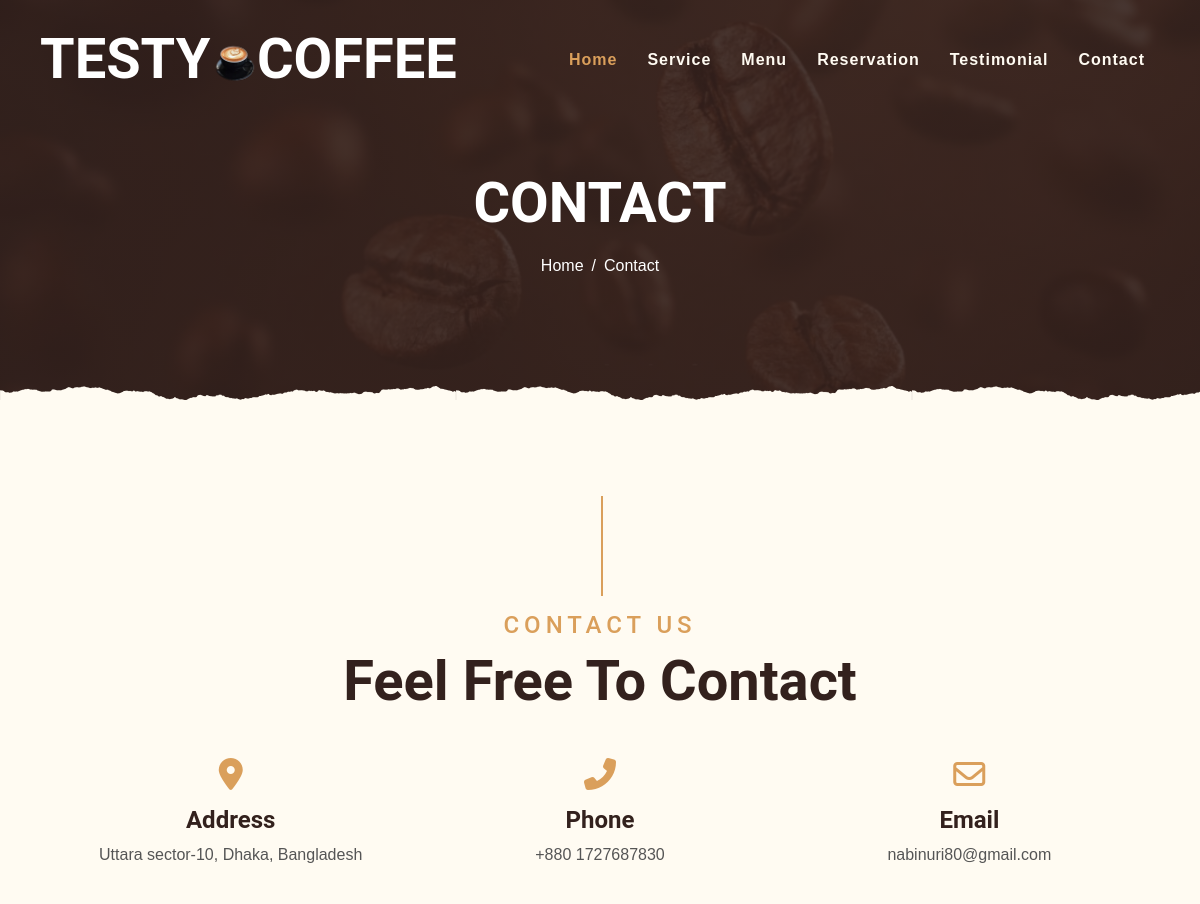
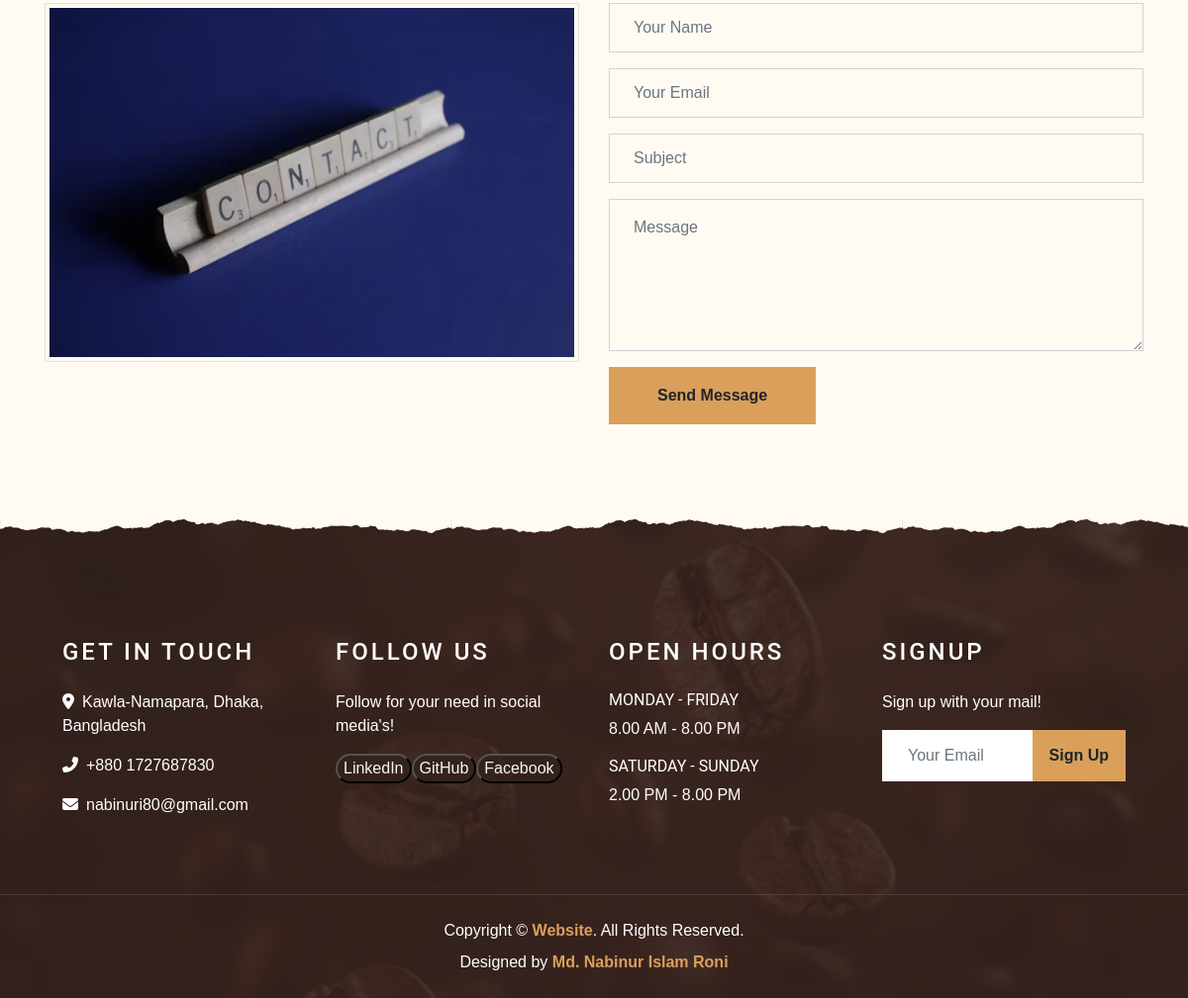
Page /contact/ on the committed database (2 pictures, top to bottom).
### header/models.py (models this page shows)
class All(models.Model):
    title=models.CharField(max_length=100,null=True,default=None,blank=True)
    favicon=models.ImageField(upload_to="",null=True,default=None,blank=True)
    logotext1=models.CharField(max_length=100,null=True,default=None,blank=True)
    logoimg=models.ImageField(upload_to="",null=True,default=None,blank=True)
    logotext2=models.CharField(max_length=100,null=True,default=None,blank=True)
    nav1=models.CharField(max_length=100,null=True,default=None,blank=True)
    nav2=models.CharField(max_length=100,null=True,default=None,blank=True)
    nav3=models.CharField(max_length=100,null=True,default=None,blank=True)
    nav4=models.CharField(max_length=100,null=True,default=None,blank=True)
    nav5=models.CharField(max_length=100,null=True,default=None,blank=True)
    nav6=models.CharField(max_length=100,null=True,default=None,blank=True)

### contact/models.py (models this page shows)
class Continfo(models.Model):
    name=models.CharField(max_length=150,null=True,default=None,blank=True)
    nav1=models.CharField(max_length=150,null=True,default=None,blank=True)
    slash=models.CharField(max_length=150,null=True,default=None,blank=True)
    nav6=models.CharField(max_length=150,null=True,default=None,blank=True)
    name1=models.CharField(max_length=150,null=True,default=None,blank=True)
    title1=models.CharField(max_length=300,null=True,default=None,blank=True)
    title2=models.CharField(max_length=300,null=True,default=None,blank=True)
    title3=models.CharField(max_length=300,null=True,default=None,blank=True)
    title4=models.CharField(max_length=300,null=True,default=None,blank=True)
    addr=models.CharField(max_length=300,null=True,default=None,blank=True)
    phone=models.CharField(max_length=300,null=True,default=None,blank=True)
    email=models.EmailField(max_length=100,null=True,default=None,blank=True)
    img=models.ImageField(upload_to="",null=True,default=None,blank=True)

class Conlast(models.Model):
    hol1=models.CharField(max_length=150,null=True,default=None,blank=True)
    hol2=models.CharField(max_length=150,null=True,default=None,blank=True)
    hol3=models.CharField(max_length=150,null=True,default=None,blank=True)
    hol4=models.CharField(max_length=150,null=True,default=None,blank=True)
    button=models.CharField(max_length=150,null=True,default=None,blank=True)

### footer/models.py (models this page shows)
class Allinfo(models.Model):
    title1=models.CharField(max_length=150,null=True,default=None,blank=True)
    addr=models.CharField(max_length=150,null=True,default=None,blank=True)
    phone=models.CharField(max_length=150,null=True,default=None,blank=True)
    email=models.EmailField(max_length=150,null=True,default=None,blank=True)
    title2=models.CharField(max_length=150,null=True,default=None,blank=True)
    text1=models.CharField(max_length=150,null=True,default=None,blank=True)
    link1=models.CharField(max_length=150,null=True,default=None,blank=True)
    link2=models.CharField(max_length=150,null=True,default=None,blank=True)
    link3=models.CharField(max_length=150,null=True,default=None,blank=True)
    title3=models.CharField(max_length=150,null=True,default=None,blank=True)
    week1=models.CharField(max_length=150,null=True,default=None,blank=True)
    shift1=models.CharField(max_length=150,null=True,default=None,blank=True)
    week2=models.CharField(max_length=150,null=True,default=None,blank=True)
    shift2=models.CharField(max_length=150,null=True,default=None,blank=True)
    title4=models.CharField(max_length=150,null=True,default=None,blank=True)
    text2=models.CharField(max_length=150,null=True,default=None,blank=True)
    placeholder=models.CharField(max_length=150,null=True,default=None,blank=True)
    button=models.CharField(max_length=150,null=True,default=None,blank=True)

class Designation(models.Model):
    copyright=models.CharField(max_length=150,null=True,default=None,blank=True)
    website=models.CharField(max_length=150,null=True,default=None,blank=True)
    text=models.CharField(max_length=150,null=True,default=None,blank=True)
    design=models.CharField(max_length=150,null=True,default=None,blank=True)
    name=models.CharField(max_length=150,null=True,default=None,blank=True)

### extratest/views.py (the view, shortened to what this page needs)
# urls.py: path('contact/',views.contact,name="contact"),
def contact(request):
    all = All.objects.first()
    allinfo = Allinfo.objects.first()
    d = Designation.objects.first()
    info = Continfo.objects.first()
    last = Conlast.objects.first()
    data = {
        'all': all,
        'allinfo': allinfo,
        'd': d,
        'info': info,
        'last':last,
    }
    return render(request, 'contact.html', data)

### template/contact.html (shortened to what this page needs)
{% extends 'base.html' %}
{% block content %}
    <div class="container-fluid page-header mb-5 position-relative overlay-bottom">
        <div class="d-flex flex-column align-items-center justify-content-center pt-0 pt-lg-5" style="min-height: 400px">
            <h1 class="display-4 mb-3 mt-0 mt-lg-5 text-white text-uppercase">{{info.name}}</h1>
            <div class="d-inline-flex mb-lg-5">
                <p class="m-0 text-white"><a class="text-white" href="{% url 'home' %}">{{info.nav1}}</a></p>
                <p class="m-0 text-white px-2">{{info.slash}}</p>
                <p class="m-0 text-white">{{info.nav6}}</p>
            </div>
        </div>
    </div>
    <div class="container-fluid pt-5">
        <div class="container">
            <div class="section-title">
                <h4 class="text-primary text-uppercase" style="letter-spacing: 5px;">{{info.name1}}</h4>
                <h1 class="display-4">{{info.title1}}</h1>
            </div>
            <div class="row px-3 pb-2">
                <div class="col-sm-4 text-center mb-3">
                    <i class="fa fa-2x fa-map-marker-alt mb-3 text-primary"></i>
                    <h4 class="font-weight-bold">{{info.title2}}</h4>
                    <p>{{info.addr}}</p>
                </div>
                <div class="col-sm-4 text-center mb-3">
                    <i class="fa fa-2x fa-phone-alt mb-3 text-primary"></i>
                    <h4 class="font-weight-bold">{{info.title3}}</h4>
                    <p>{{info.phone}}</p>
                </div>
                <div class="col-sm-4 text-center mb-3">
                    <i class="far fa-2x fa-envelope mb-3 text-primary"></i>
                    <h4 class="font-weight-bold">{{info.title4}}</h4>
                    <p>{{info.email}}</p>
                </div>
            </div>
            <div class="row">
                <div class="col-md-6 pb-5">
                    <img class="img-thumbnail" src="{{info.img.url}}" alt="">
                </div>
                <div class="col-md-6 pb-5">
                    <div class="contact-form">
                        <form  method="POST">
                            <div class="control-group">
                                <input type="text" name="name" class="form-control bg-transparent p-4"  placeholder="{{last.hol1}}"
                                   required />
                            </div>
                            <div class="control-group">
                                <input type="email" name="email" class="form-control bg-transparent p-4"  placeholder="{{last.hol2}}"
                                  required  />
                            </div>
                            <div class="control-group">
                                <input type="text" name="subject" class="form-control bg-transparent p-4" placeholder="{{last.hol3}}"
                                   required />
                            </div>
                            <div class="control-group">
                                <textarea type="message" name="message" class="form-control bg-transparent py-3 px-4" rows="5"  placeholder="{{last.hol4}}" required></textarea>
                            </div>
                            <div>
                                <button class="btn btn-primary font-weight-bold py-3 px-5" type="submit" >{{last.button}}</button>
                            </div>
                        </form>
                    </div>
                </div>
            </div>
        </div>
    </div>
{% endblock %}

### template/header.html (shortened to what this page needs)
<!DOCTYPE html>
<html lang="en">
<head>
    <link href="/static/https://cdnjs.cloudflare.com/ajax/libs/font-awesome/5.10.0/css/all.min.css" rel="stylesheet">
    <link href="/static/lib/owlcarousel/assets/owl.carousel.min.css" rel="stylesheet">
    <link href="/static/lib/tempusdominus/css/tempusdominus-bootstrap-4.min.css" rel="stylesheet" />
    <link href="/static/css/style.css" rel="stylesheet">
</head>
<body>
    <div class="container-fluid p-0 nav-bar">
        <nav class="navbar navbar-expand-lg bg-none navbar-dark py-3">
            <a href="{% url 'home' %}" class="navbar-brand px-lg-4 m-0">
                <h1 class="m-0 display-4 text-uppercase text-white">{{all.logotext1}}<img style="width: 10%; border-radius: 20px;" src="{{all.logoimg.url}}" alt="">{{all.logotext2}}</h1>
            </a>
            <div class="collapse navbar-collapse justify-content-between" id="navbarCollapse">
                <div class="navbar-nav ml-auto p-4">
                    <a href="{% url 'home' %}" class="nav-item nav-link active">{{all.nav1}}</a>
                    <a href="{% url 'service' %}" class="nav-item nav-link">{{all.nav2}}</a>
                    <a href="{% url 'menu' %}" class="nav-item nav-link">{{all.nav3}}</a>
                    <a href="{% url 'reservation' %}" class="nav-item nav-link">{{all.nav4}}</a>
                    <a href="{% url 'testimonial' %}" class="nav-item nav-link">{{all.nav5}}</a>
                    <a href="{% url 'contact' %}" class="nav-item nav-link">{{all.nav6}}</a>
                </div>
                    </div>
                </div>

### template/footer.html (shortened to what this page needs)
    <div class="container-fluid footer text-white mt-5 pt-5 px-0 position-relative overlay-top">
        <div class="row mx-0 pt-5 px-sm-3 px-lg-5 mt-4">
            <div class="col-lg-3 col-md-6 mb-5">
                <h4 class="text-white text-uppercase mb-4" style="letter-spacing: 3px;">{{allinfo.title1}}</h4>
                <p><i class="fa fa-map-marker-alt mr-2"></i>{{allinfo.addr}}</p>
                <p><i class="fa fa-phone-alt mr-2"></i>{{allinfo.phone}}</p>
                <p class="m-0"><i class="fa fa-envelope mr-2"></i>{{allinfo.email}}</p>
            </div>
            <div class="col-lg-3 col-md-6 mb-5">
                <h4 class="text-white text-uppercase mb-4" style="letter-spacing: 3px;">{{allinfo.title2}}</h4>
                <p>{{allinfo.text1}}</p>
                <div class="d-flex justify-content-start">
                    <a href="https://www.linkedin.com/in/nabinur-islam-roni-46b894373?utm_source=share&utm_campaign=share_via&utm_content=profile&utm_medium=android_app" target="_blank">
                        <button style="background-color: rgba(51, 33, 29, .8); color: whitesmoke; border-radius: 30px;">{{allinfo.link1}}</button></a><br>
                    <a href="https://github.com/2210alphAroni" target="_blank"><button style="background-color: rgba(51, 33, 29, .8); border-radius: 30px; color: whitesmoke;">{{allinfo.link2}}</button></a><br>
                    <a href="https://www.facebook.com/ronystorys" target="_blank"><button style="background-color: rgba(51, 33, 29, .8); border-radius: 30px; color: whitesmoke;">{{allinfo.link3}}</button></a>
                </div>
            </div>
            <div class="col-lg-3 col-md-6 mb-5">
                <h4 class="text-white text-uppercase mb-4" style="letter-spacing: 3px;">{{allinfo.title3}}</h4>
                <div>
                    <h6 class="text-white text-uppercase">{{allinfo.week1}}</h6>
                    <p>{{allinfo.shift1}}</p>
                    <h6 class="text-white text-uppercase">{{allinfo.week2}}</h6>
                    <p>{{allinfo.shift2}}</p>
                </div>
            </div>
            <div class="col-lg-3 col-md-6 mb-5">
                <h4 class="text-white text-uppercase mb-4" style="letter-spacing: 3px;">{{allinfo.title4}}</h4>
                <p>{{allinfo.text2}}</p>
                <div class="w-100">
                    <form method="POST">
                        <div class="input-group">
                        <input type="email" name="email" class="form-control border-light" style="padding: 25px;" placeholder="{{allinfo.placeholder}}" required>
                        <div class="input-group-append">
                            <button class="btn btn-primary font-weight-bold px-3">{{allinfo.button}}</button>
                        </div>
                    </div>
                    </form>
                </div>
            </div>
        </div>
        <div class="container-fluid text-center text-white border-top mt-4 py-4 px-sm-3 px-md-5" style="border-color: rgba(256, 256, 256, .1) !important;">
            <p class="mb-2 text-white">{{d.copyright}} &copy; <a class="font-weight-bold" href="https://blog-site-using-html.vercel.app/" target="_blank">{{d.website}}</a>{{d.text}}</a></p>
            <p class="m-0 text-white">{{d.design}} <a class="font-weight-bold" href="https://github.com/2210alphAroni" target="_blank">{{d.name}}</a></a></p>
        </div>
    </div>
</body>
</html>

### rows in the picture
All: logotext1 "TESTY", logoimg (picture), logotext2 "COFFEE", nav1 "Home", nav2 "Service", nav3 "Menu", nav4 "Reservation", nav5 "Testimonial", nav6 "Contact"
Continfo: name "CONTACT", nav1 "Home", slash "/", nav6 "Contact", name1 "CONTACT US", title1 "Feel Free To Contact", title2 "Address", addr "Uttara sector-10, Dhaka, Bangladesh", title3 "Phone", phone "+880 1727687830", title4 "Email", email "nabinuri80@gmail.com", img (picture)
Conlast: name "Your Name", email "Your Email", subject "Subject", message "Message", button "Send Message"
Allinfo: title1 "GET IN TOUCH", addr "Kawla-Namapara, Dhaka, Bangladesh", phone "+880 1727687830", email "nabinuri80@gmail.com", title2 "FOLLOW US", text1 "Follow for your need in social media's!", link1 "LinkedIn", link2 "GitHub", link3 "Facebook", title3 "OPEN HOURS", week1 "MONDAY - FRIDAY", shift1 "8.00 AM - 8.00 PM", week2 "SATURDAY - SUNDAY", shift2 "2.00 PM - 8.00 PM", title4 "SIGNUP", text2 "Sign up with your mail!", email "Your Email", button "Sign Up"
Designation: copyright "Copyright", website "Website", text ". All Rights Reserved.", design "Designed by", name "Md. Nabinur Islam Roni"
